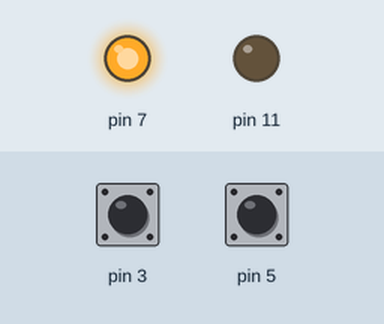
Recording of a program running on a simulated Raspberry Pi (header pin numbers). Parts: output pins drawn as LEDs (lit = HIGH). Inputs (shaded band) come from the test bench; at power-on: pin 3 HIGH, pin 5 HIGH.

Above: at 1.2 s.
1.3 s: pin 3 pulled LOW for 0.15 s
At 1.4 s:
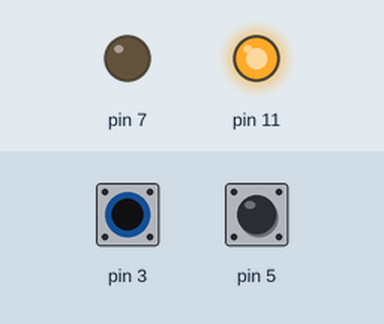
3.0 s: pin 3 pulled LOW for 3.2 s
At 6.8 s:
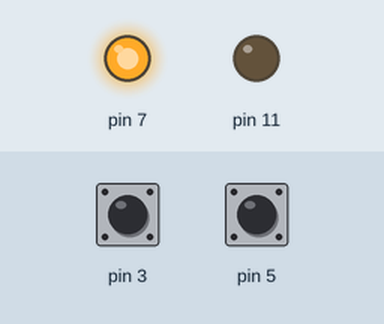
Timing chart, 0 to 8.3 s (numbered marks = the images above; inputs shaded):
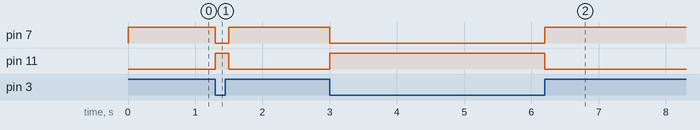

The program:

Traffic_Switch_.py
```python
import RPi.GPIO as GPIO

import time

GPIO.setmode(GPIO.BOARD)

GPIO.setwarnings(False)

GPIO.setup(3,GPIO.IN)

GPIO.setup(5,GPIO.IN)

GPIO.setup(7,GPIO.OUT)

GPIO.setup(11,GPIO.OUT)

while True:

    if GPIO.input(3)==1:

        GPIO.output(7,1)

        GPIO.output(11,0)

        '''print ("RED")'''

        time.sleep(0.1)

    elif GPIO.input(5)==1:

        GPIO.output(7,0)

        GPIO.output(11,1)

        '''print ("GREEN")'''

        time.sleep(0.1)

GPIO.cleanup()
 
```

Measured:
- after the input at 1.3 s, pin 7: HIGH → LOW at once, → HIGH 0.20 s later; pin 11: LOW → HIGH at once, → LOW 0.20 s later
- after the input at 3.0 s, pin 7: HIGH → LOW at once, → HIGH 3.2 s later; pin 11: LOW → HIGH at once, → LOW 3.2 s later
